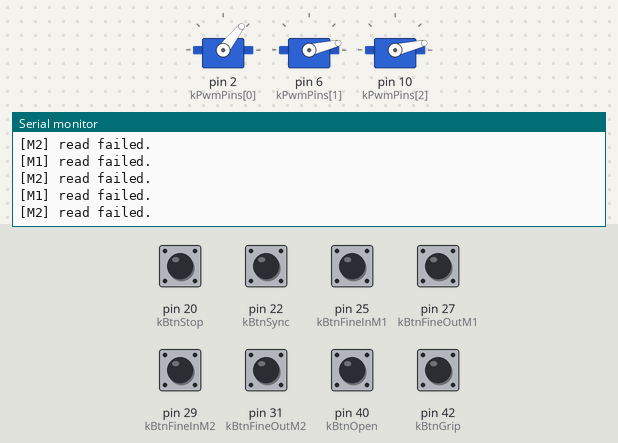
The sketch below on a simulated Arduino Mega 2560, built with avr-gcc and run on an emulated ATmega2560. On the bench: 3 × servo, the last lines printed to the serial monitor. Inputs (shaded band) come from the test bench; at power-on: pin 20 (kBtnStop), pin 22 (kBtnSync), pin 25 (kBtnFineInM1), pin 27 (kBtnFineOutM1), pin 29 (kBtnFineInM2), pin 31 (kBtnFineOutM2), pin 40 (kBtnOpen), pin 42 (kBtnGrip) HIGH.

Above: at 1.2 s.
1.3 s: pin 20 (kBtnStop) pulled LOW for 0.15 s
At 1.51 s:
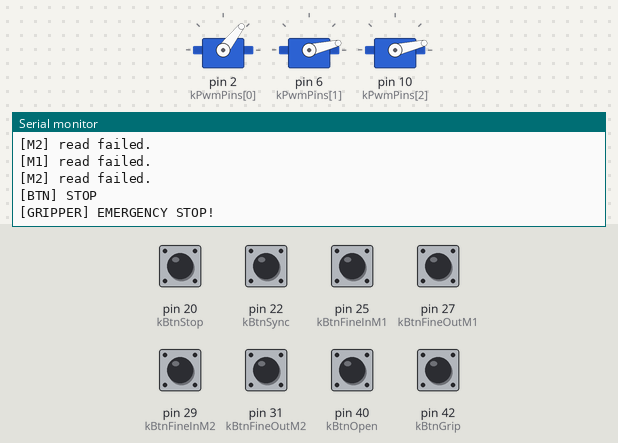
2.9 s: pin 22 (kBtnSync) pulled LOW for 0.15 s
At 2.91 s:
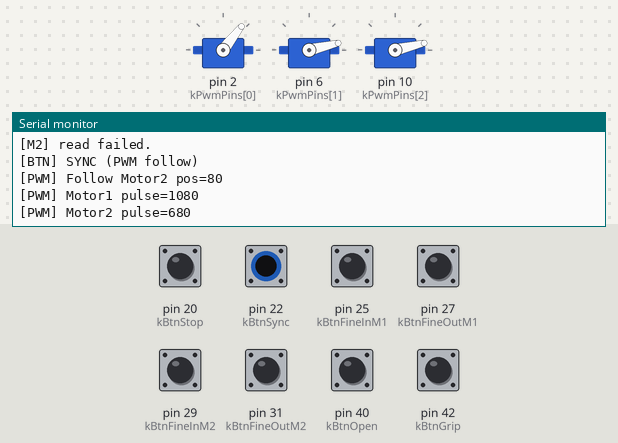
4.5 s: pin 25 (kBtnFineInM1) pulled LOW for 0.15 s
At 4.51 s:
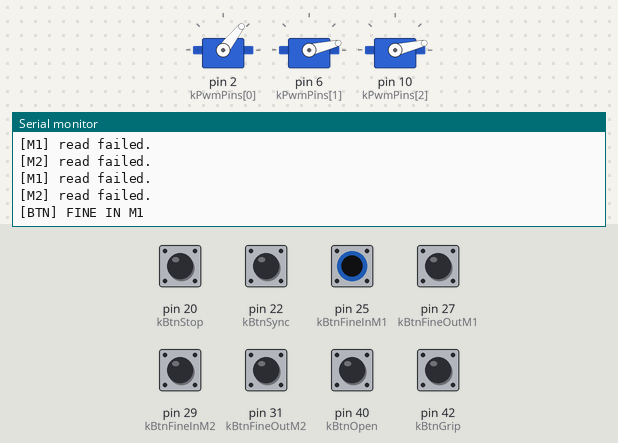
6.1 s: pin 27 (kBtnFineOutM1) pulled LOW for 0.15 s
7.7 s: pin 40 (kBtnOpen) pulled LOW for 0.15 s
At 7.72 s:
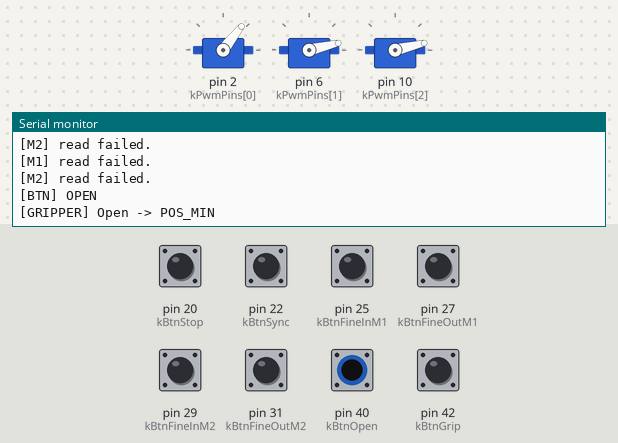
9.3 s: pin 42 (kBtnGrip) pulled LOW for 0.15 s
At 9.32 s:
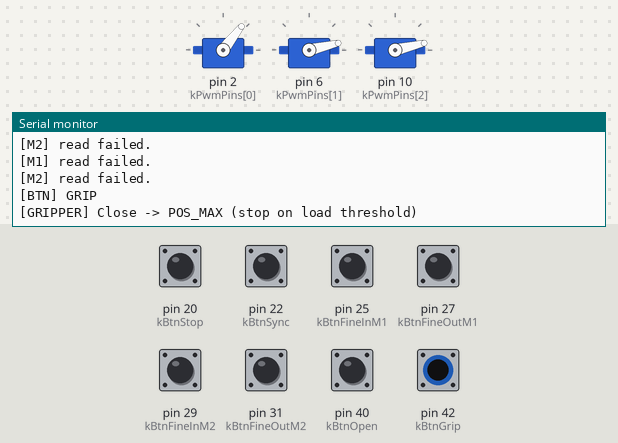

Measured:
- after the input at 1.3 s, the serial monitor: prints a new line at once (image 1)
- after the input at 2.9 s, the serial monitor: prints a new line at once (image 2)
- after the input at 4.5 s, the serial monitor: prints a new line at once (image 3)
- after the input at 7.7 s, the serial monitor: prints a new line at once (image 4)
- after the input at 9.3 s, the serial monitor: prints a new line at once (image 5)

The sketch:

dexterous_hand_controller.ino
```cpp
#include <Arduino.h>
#include <Servo.h>

/*
  ==========================================================
  Project: 2x MD20 (LV-TTL) Pinch + 3x PWM Follower Fingers
  Board  : Mega2560 Pro (or Mega2560)
  Author : Kaiyang Deng (repo versioned)

  Features:
  - LV-TTL motors (thumb & index): torque/load-threshold pinch (auto stop on contact)
  - 3x PWM motors: follower fingers track index motor position to increase friction
  - Fine adjustment for both LV-TTL motors (in/out)
  - Button-based control (low latency), plus serial command fallback

  Serial Ports:
    Serial  -> USB monitor (115200)
    Serial1 -> MD20 Motor#1 bus (TX1=18 RX1=19)
    Serial2 -> MD20 Motor#2 bus (TX2=16 RX2=17)
  ==========================================================
*/

// ==========================================================
// ==================== configuration ========================
// ==========================================================

// ---------- LV-TTL motors ----------
static const uint8_t  kMotorCount = 2;

// Note: Both IDs are 0x01 because each motor is on a separate UART bus.
// If you put them on the SAME bus, you must use different IDs.
static const uint8_t  kMotorId1 = 0x01;
static const uint8_t  kMotorId2 = 0x01;

static const uint16_t kPosMin = 80;    // open
static const uint16_t kPosMax = 320;   // close
static const uint16_t kSpeedOpen  = 10;
static const uint16_t kSpeedClose = 10;

static const uint16_t kLoadThreshold = 40;     // contact threshold
static const uint32_t kMonitorIntervalMs = 100;

// Fine adjust parameters
static const uint16_t kFineStep = 40;          // coarse fine-adjust step
static const uint16_t kFineFastRegionEnd = 280; // <= this: step by kFineStep; > this: jump to end

// ---------- PWM motors ----------
static const uint8_t kPwmCount = 3;
static const uint8_t kPwmPins[kPwmCount] = {2, 6, 10};
static Servo pwmServos[kPwmCount];

// Calibration: pulse width at LV-TTL pos endpoints (pos=80 and pos=320)
static const int kPwmPulseAtPosMin[kPwmCount] = {1080,  680,  680};
static const int kPwmPulseAtPosMax[kPwmCount] = {1300, 1060, 1120};

// PWM safe bounds
static const int kPwmPulseSafeMin = 500;
static const int kPwmPulseSafeMax = 2500;

// ---------- Buttons (INPUT_PULLUP: released=HIGH, pressed=LOW) ----------
static const int kBtnOpen  = 40;  // OPEN  -> open gripper
static const int kBtnGrip  = 42;  // GRIP  -> auto close until contact
static const int kBtnStop  = 20;  // STOP  -> emergency stop
static const int kBtnSync  = 22;  // SYNC  -> PWM follow motor2 position

static const int kBtnFineInM1  = 25;
static const int kBtnFineOutM1 = 27;
static const int kBtnFineInM2  = 29;
static const int kBtnFineOutM2 = 31;

// ==========================================================
// ================= hardware interface ======================
// ==========================================================

struct GripperMotor {
  uint8_t id;
  HardwareSerial* port;
  bool closing;     // is currently commanded to close
  bool contact;     // has reached contact threshold
  uint16_t pos;     // cached position
  uint16_t load;    // cached load
};

static GripperMotor motors[kMotorCount] = {
  {kMotorId1, &Serial1, false, false, 0, 0},  // Motor 1
  {kMotorId2, &Serial2, false, false, 0, 0}   // Motor 2 (index finger in your design)
};

static bool     gGlobalClosing = false;
static uint32_t gLastMonitorMs = 0;

// Button edge detection
static bool lastOpenState      = HIGH;
static bool lastGripState      = HIGH;
static bool lastStopState      = HIGH;
static bool lastSyncState      = HIGH;
static bool lastFineInM1State  = HIGH;
static bool lastFineOutM1State = HIGH;
static bool lastFineInM2State  = HIGH;
static bool lastFineOutM2State = HIGH;

// ==========================================================
// ========= hardware interface: MD20 LV-TTL protocol =========
// ==========================================================

static uint8_t md20Checksum(uint8_t id, uint8_t len, uint8_t func,
                            const uint8_t* params, uint8_t paramLen) {
  uint16_t sum = id + len + func;
  for (uint8_t i = 0; i < paramLen; i++) sum += params[i];
  return (uint8_t)(~(sum & 0xFF));
}

static void md20SendPacket(HardwareSerial& port,
                           uint8_t id, uint8_t func,
                           const uint8_t* params, uint8_t paramLen) {
  const uint8_t len = paramLen + 2;
  const uint8_t checksum = md20Checksum(id, len, func, params, paramLen);

  port.write(0xFF);
  port.write(0xFF);
  port.write(id);
  port.write(len);
  port.write(func);
  for (uint8_t i = 0; i < paramLen; i++) port.write(params[i]);
  port.write(checksum);
}

static bool md20ReadPosSpdLoad(HardwareSerial& port, uint8_t id,
                               uint16_t& pos,
                               uint16_t& spd,
                               uint16_t& load,
                               uint8_t&  statusOut) {
  // Flush old bytes
  while (port.available() > 0) (void)port.read();

  // Read 8 bytes from start address 0x38
  uint8_t params[2];
  params[0] = 0x38;
  params[1] = 0x08;
  md20SendPacket(port, id, 0x02, params, 2);

  const uint8_t expectedBytes = 14; // header(2) + id + len + status + data(8) + checksum
  const uint32_t timeoutMs = 100;

  const uint32_t t0 = millis();
  while (port.available() < expectedBytes && (millis() - t0) < timeoutMs) {}

  if (port.available() < expectedBytes) return false;

  const uint8_t h1 = port.read();
  const uint8_t h2 = port.read();
  if (h1 != 0xDD || h2 != 0xDD) return false;

  const uint8_t recvId = port.read();
  (void)port.read();          // len (unused)
  const uint8_t status = port.read();
  if (recvId != id) return false;

  uint8_t data[8];
  for (uint8_t i = 0; i < 8; i++) data[i] = port.read();
  (void)port.read();          // checksum (not verified)

  statusOut = status;
  pos  = ((uint16_t)data[0] << 8) | data[1];
  spd  = ((uint16_t)data[2] << 8) | data[3];
  load = ((uint16_t)data[4] << 8) | data[5];
  return true;
}

static void md20WritePosSpeed(HardwareSerial& port, uint8_t id,
                              uint16_t pos, uint16_t speed) {
  uint8_t params[5];
  params[0] = 0x2A;
  params[1] = (pos >> 8) & 0xFF;
  params[2] = pos & 0xFF;
  params[3] = (speed >> 8) & 0xFF;
  params[4] = speed & 0xFF;
  md20SendPacket(port, id, 0x03, params, sizeof(params));
}

static void md20StopAtCurrent(GripperMotor& m) {
  uint16_t pos, spd, load;
  uint8_t status;
  if (!md20ReadPosSpdLoad(*m.port, m.id, pos, spd, load, status)) {
    pos = m.pos; // fallback to cached pos
  }
  md20WritePosSpeed(*m.port, m.id, pos, 0);
}

// ==========================================================
// ================== motion commands ========================
// ==========================================================

static void openGripper() {
  Serial.println(F("[GRIPPER] Open -> POS_MIN"));
  for (uint8_t i = 0; i < kMotorCount; i++) {
    motors[i].closing = false;
    motors[i].contact = false;
    md20WritePosSpeed(*motors[i].port, motors[i].id, kPosMin, kSpeedOpen);
  }
  gGlobalClosing = false;
}

static void startCloseGripper() {
  Serial.println(F("[GRIPPER] Close -> POS_MAX (stop on load threshold)"));
  for (uint8_t i = 0; i < kMotorCount; i++) {
    motors[i].closing = true;
    motors[i].contact = false;
    md20WritePosSpeed(*motors[i].port, motors[i].id, kPosMax, kSpeedClose);
  }
  gGlobalClosing = true;
}

// ==========================================================
// ================ safety / stop logic =====================
// ==========================================================

static void emergencyStopAll() {
  Serial.println(F("[GRIPPER] EMERGENCY STOP!"));
  for (uint8_t i = 0; i < kMotorCount; i++) {
    md20StopAtCurrent(motors[i]);
    motors[i].closing = false;
    motors[i].contact = true; // treat as "done" to stop logic
  }
  gGlobalClosing = false;
}

// ==========================================================
// ===================== sync logic ==========================
// ==========================================================

// PWM follower: map Motor2 position ratio -> 3 PWM pulses
static int clampInt(int v, int lo, int hi) {
  if (v < lo) return lo;
  if (v > hi) return hi;
  return v;
}

static uint16_t clampU16(uint16_t v, uint16_t lo, uint16_t hi) {
  if (v < lo) return lo;
  if (v > hi) return hi;
  return v;
}

static void pwmFollowMotor2() {
  // IMPORTANT: "Motor2" is motors[1]
  uint16_t pos2 = motors[1].pos;
  pos2 = clampU16(pos2, kPosMin, kPosMax);

  Serial.print(F("[PWM] Follow Motor2 pos="));
  Serial.println(pos2);

  const long denom = (long)(kPosMax - kPosMin);
  if (denom == 0) return;

  for (uint8_t i = 0; i < kPwmCount; i++) {
    const long num = (long)(pos2 - kPosMin) * (kPwmPulseAtPosMax[i] - kPwmPulseAtPosMin[i]);
    int target = kPwmPulseAtPosMin[i] + (int)(num / denom);
    target = clampInt(target, kPwmPulseSafeMin, kPwmPulseSafeMax);

    pwmServos[i].writeMicroseconds(target);

    Serial.print(F("[PWM] Motor"));
    Serial.print(i + 1);
    Serial.print(F(" pulse="));
    Serial.println(target);
  }
}

// ==========================================================
// ================== fine adjustment ========================
// ==========================================================

static void fineAdjust(uint8_t motorIndex, bool inward) {
  if (motorIndex >= kMotorCount) return;

  GripperMotor& m = motors[motorIndex];
  uint16_t pos = clampU16(m.pos, kPosMin, kPosMax);

  Serial.print(F("[FINE] M"));
  Serial.print(motorIndex + 1);
  Serial.print(inward ? F(" IN  ") : F(" OUT "));
  Serial.print(F("pos="));
  Serial.println(pos);

  if (inward) {
    if (pos >= kPosMax) {
      Serial.println(F("[FINE] Already at POS_MAX."));
      return;
    }
    uint16_t target = (pos <= kFineFastRegionEnd) ? (pos + kFineStep) : kPosMax;
    if (target > kPosMax) target = kPosMax;

    Serial.print(F("[FINE] target="));
    Serial.println(target);

    m.closing = false;
    md20WritePosSpeed(*m.port, m.id, target, kSpeedClose);
  } else {
    if (pos <= kPosMin) {
      Serial.println(F("[FINE] Already at POS_MIN."));
      return;
    }
    uint16_t target = (pos > (kPosMin + kFineStep)) ? (pos - kFineStep) : kPosMin;
    if (target < kPosMin) target = kPosMin;

    Serial.print(F("[FINE] target="));
    Serial.println(target);

    m.closing = false;
    md20WritePosSpeed(*m.port, m.id, target, kSpeedOpen);
  }
}

// Convenience wrappers (keep your original semantics)
static void fineAdjustInMotor1()  { fineAdjust(0, true);  }
static void fineAdjustOutMotor1() { fineAdjust(0, false); }
static void fineAdjustInMotor2()  { fineAdjust(1, true);  }
static void fineAdjustOutMotor2() { fineAdjust(1, false); }

// ==========================================================
// ================== motion commands: button handler =========
// ==========================================================

static void handleButtons() {
  const bool openState      = digitalRead(kBtnOpen);
  const bool gripState      = digitalRead(kBtnGrip);
  const bool stopState      = digitalRead(kBtnStop);
  const bool syncState      = digitalRead(kBtnSync);
  const bool fineInM1State  = digitalRead(kBtnFineInM1);
  const bool fineOutM1State = digitalRead(kBtnFineOutM1);
  const bool fineInM2State  = digitalRead(kBtnFineInM2);
  const bool fineOutM2State = digitalRead(kBtnFineOutM2);

  // Detect HIGH -> LOW edge (pressed)
  if (lastOpenState == HIGH && openState == LOW) {
    Serial.println(F("[BTN] OPEN"));
    openGripper();
  }
  if (lastGripState == HIGH && gripState == LOW) {
    Serial.println(F("[BTN] GRIP"));
    startCloseGripper();
  }
  if (lastStopState == HIGH && stopState == LOW) {
    Serial.println(F("[BTN] STOP"));
    emergencyStopAll();
  }
  if (lastSyncState == HIGH && syncState == LOW) {
    Serial.println(F("[BTN] SYNC (PWM follow)"));
    pwmFollowMotor2();
  }
  if (lastFineInM1State == HIGH && fineInM1State == LOW) {
    Serial.println(F("[BTN] FINE IN M1"));
    fineAdjustInMotor1();
  }
  if (lastFineOutM1State == HIGH && fineOutM1State == LOW) {
    Serial.println(F("[BTN] FINE OUT M1"));
    fineAdjustOutMotor1();
  }
  if (lastFineInM2State == HIGH && fineInM2State == LOW) {
    Serial.println(F("[BTN] FINE IN M2"));
    fineAdjustInMotor2();
  }
  if (lastFineOutM2State == HIGH && fineOutM2State == LOW) {
    Serial.println(F("[BTN] FINE OUT M2"));
    fineAdjustOutMotor2();
  }

  lastOpenState      = openState;
  lastGripState      = gripState;
  lastStopState      = stopState;
  lastSyncState      = syncState;
  lastFineInM1State  = fineInM1State;
  lastFineOutM1State = fineOutM1State;
  lastFineInM2State  = fineInM2State;
  lastFineOutM2State = fineOutM2State;
}

// ==========================================================
// ==================== serial debug =========================
// ==========================================================

static void printMotorTelemetry(uint8_t motorIndex, uint16_t pos, uint16_t load, uint8_t status) {
  Serial.print(F("[M"));
  Serial.print(motorIndex + 1);
  Serial.print(F("] Pos="));
  Serial.print(pos);
  Serial.print(F(" Load="));
  Serial.print(load);
  Serial.print(F(" Status="));
  Serial.println(status);
}

// ==========================================================
// ================== Arduino entry points ===================
// ==========================================================

static void printPinMap() {
  Serial.println(F("=== Pin Map (buttons, INPUT_PULLUP) ==="));
  Serial.print(F(" OPEN  : D")); Serial.println(kBtnOpen);
  Serial.print(F(" GRIP  : D")); Serial.println(kBtnGrip);
  Serial.print(F(" STOP  : D")); Serial.println(kBtnStop);
  Serial.print(F(" SYNC  : D")); Serial.println(kBtnSync);
  Serial.print(F(" FINE IN  M1 : D")); Serial.println(kBtnFineInM1);
  Serial.print(F(" FINE OUT M1 : D")); Serial.println(kBtnFineOutM1);
  Serial.print(F(" FINE IN  M2 : D")); Serial.println(kBtnFineInM2);
  Serial.print(F(" FINE OUT M2 : D")); Serial.println(kBtnFineOutM2);
  Serial.println();
}

void setup() {
  Serial.begin(115200);
  Serial1.begin(115200);
  Serial2.begin(115200);

  // Attach PWM servos, init to "pos=min" pulse
  for (uint8_t i = 0; i < kPwmCount; i++) {
    pwmServos[i].attach(kPwmPins[i]);
    pwmServos[i].writeMicroseconds(kPwmPulseAtPosMin[i]);
  }

  // Buttons
  pinMode(kBtnOpen,        INPUT_PULLUP);
  pinMode(kBtnGrip,        INPUT_PULLUP);
  pinMode(kBtnStop,        INPUT_PULLUP);
  pinMode(kBtnSync,        INPUT_PULLUP);
  pinMode(kBtnFineInM1,    INPUT_PULLUP);
  pinMode(kBtnFineOutM1,   INPUT_PULLUP);
  pinMode(kBtnFineInM2,    INPUT_PULLUP);
  pinMode(kBtnFineOutM2,   INPUT_PULLUP);

  Serial.println(F("=== Dual MD20 (LV-TTL) + 3xPWM + Buttons + Fine Adjust Ready ==="));
  printPinMap();

  openGripper();
}

void loop() {
  // 1) Physical buttons
  handleButtons();

  // 2) Serial debug command fallback
  if (Serial.available() > 0) {
    const char c = (char)Serial.read();
    if      (c == '1') openGripper();
    else if (c == '2') startCloseGripper();
    else if (c == '3') emergencyStopAll();
    else if (c == '4') pwmFollowMotor2();
  }

  // 3) LV-TTL monitoring + safety / stop logic
  const uint32_t now = millis();
  if (now - gLastMonitorMs >= kMonitorIntervalMs) {
    gLastMonitorMs = now;

    bool allContact = true;

    for (uint8_t i = 0; i < kMotorCount; i++) {
      uint16_t pos, spd, load;
      uint8_t status;
      const bool ok = md20ReadPosSpdLoad(*motors[i].port, motors[i].id, pos, spd, load, status);

      if (ok) {
        motors[i].pos  = pos;
        motors[i].load = load;

        printMotorTelemetry(i, pos, load, status);

        if (gGlobalClosing && motors[i].closing && !motors[i].contact) {
          if (load > kLoadThreshold) {
            Serial.print(F("  -> M"));
            Serial.print(i + 1);
            Serial.println(F(" reached load threshold, stop."));
            motors[i].contact = true;
            motors[i].closing = false;
            md20StopAtCurrent(motors[i]);
          }
        }
      } else {
        Serial.print(F("[M"));
        Serial.print(i + 1);
        Serial.println(F("] read failed."));
      }

      if (!motors[i].contact) allContact = false;
    }

    if (gGlobalClosing && allContact) {
      Serial.println(F("[GRIPPER] Grip complete (both sides contact)."));
      gGlobalClosing = false;
    }
  }
}
```
